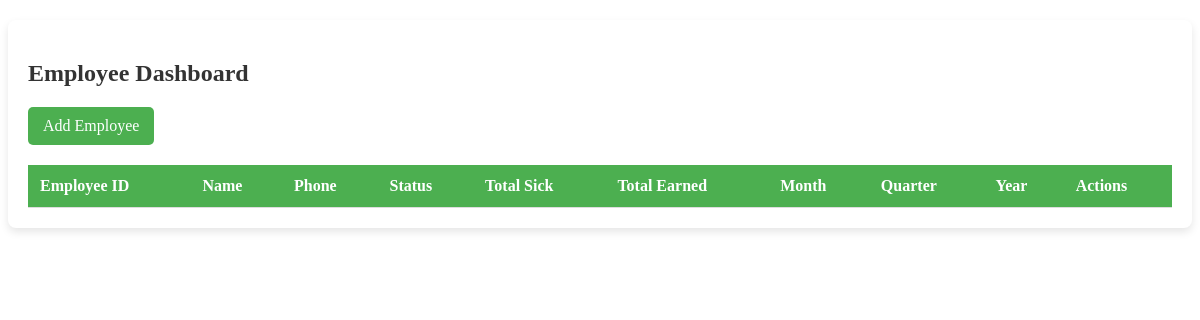
The page /admin_dashboard/ (signed in) on the database as committed earlier.
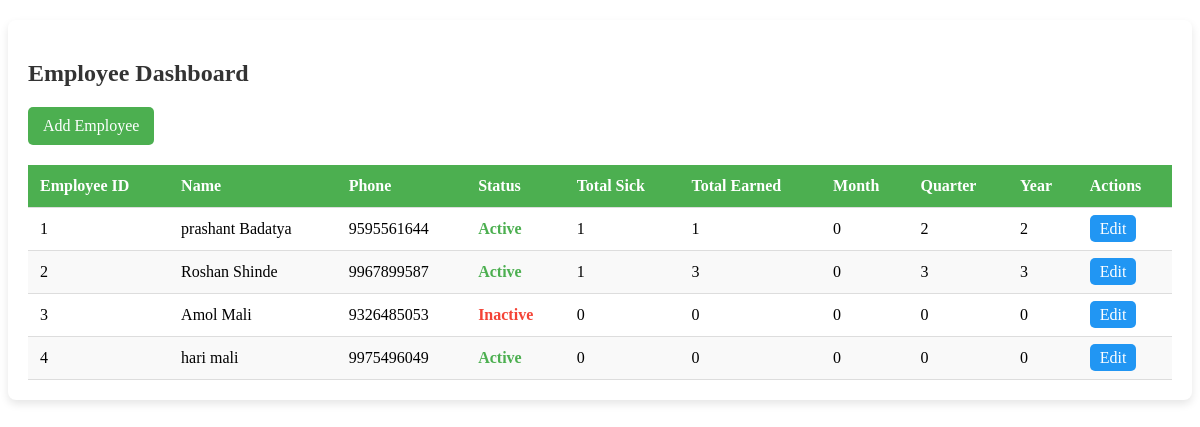
The same page on the database as committed later.
### leave_management/models.py (models this page shows, shortened)
class EmployeeProfile(models.Model):
    ACTIVE = 'Active'
    INACTIVE = 'Inactive'
    STATUS_CHOICES = [
        (ACTIVE, 'Active'),
        (INACTIVE, 'Inactive'),
    ]
    first_name = models.CharField(max_length=100)
    last_name = models.CharField(max_length=100)
    phone_number = models.CharField(max_length=10, unique=True)
    password = models.CharField(max_length=4)
    status = models.CharField(max_length=8, choices=STATUS_CHOICES, default=ACTIVE)
    total_cs_leaves = models.IntegerField(default=12)  # Casual Leave (CS)
    total_e_leaves = models.IntegerField(default=12)  # Earned Leave (E)

### leave_management/views.py (the view)
# urls.py: path("admin_dashboard/", admin_dashboard, name="admin_dashboard"),
@login_required
def admin_dashboard(request):
    today = now().date()
    first_day_of_month = today.replace(day=1)
    current_quarter = (today.month - 1) // 3 + 1
    first_day_of_quarter = datetime(today.year, 3 * current_quarter - 2, 1).date()
    financial_year_start = datetime(today.year if today.month >= 4 else today.year - 1, 4, 1).date()
    employees = EmployeeProfile.objects.all().annotate(
        total_sick=Count('employeeleave', filter=Q(employeeleave__leave_type='CS')),
        total_earned=Count('employeeleave', filter=Q(employeeleave__leave_type='E'))
    ).order_by('id')
    leave_report = []
    for employee in employees:
        leaves_this_month = EmployeeLeave.objects.filter(
            employee=employee, start_date__range=(first_day_of_month, today)
        ).count()
        leaves_this_quarter = EmployeeLeave.objects.filter(
            employee=employee, start_date__range=(first_day_of_quarter, today)
        ).count()
        leaves_this_year = EmployeeLeave.objects.filter(
            employee=employee, start_date__range=(financial_year_start, today)
        ).count()
        leave_report.append({
            'employee': employee,
            'leaves_this_month': leaves_this_month,
            'leaves_this_quarter': leaves_this_quarter,
            'leaves_this_year': leaves_this_year,
            'total_sick': employee.total_sick,
            'total_earned': employee.total_earned,
        })
    context = {
        'leave_report': leave_report,
        'employees': employees,
        'total_employees': employees.count(),
        'total_active_employees': employees.filter(status='Active').count(),
        'total_inactive_employees': employees.filter(status='Inactive').count(),
    }
    return render(request, 'admin_dashboard.html', context)

### leave_management/templates/admin_dashboard.html (shortened to what this page needs)
<div class="table-container">
    <h2>Employee Dashboard</h2>
    <a href="{% url 'modify_employee' %}" class="add-employee-btn">Add Employee</a>
    <table class="employee-table" id="employeeTable">
        <thead>
            <tr>
                <th>Employee ID</th>
                <th>Name</th>
                <th>Phone</th>
                <th>Status</th>
                <th>Total Sick</th>
                <th>Total Earned</th>
                <th>Month</th>
                <th>Quarter</th>
                <th>Year</th>
                <th>Actions</th>
            </tr>
        </thead>
        <tbody>
            {% for item in leave_report %}
            <tr>
                <td>{{ item.employee.id }}</td>
                <td>{{ item.employee.first_name }} {{ item.employee.last_name }}</td>
                <td>{{ item.employee.phone_number }}</td>
                <td><span class="status {{ item.employee.status|lower }}">{{ item.employee.status }}</span></td>
                <td>{{ item.total_sick }}</td>
                <td>{{ item.total_earned }}</td>
                <td>{{ item.leaves_this_month }}</td>
                <td>{{ item.leaves_this_quarter }}</td>
                <td>{{ item.leaves_this_year }}</td>
                <td>
                    <a href="{% url 'modify_employee' item.employee.id %}" class="action-btn edit"> Edit</a>
                </td>
            </tr>
            {% endfor %}
        </tbody>
    </table>
</div>

### leave_management/templates/admin_dashboard.html (style rules this page uses)
.table-container { background-color: #fff; padding: 20px; border-radius: 8px; box-shadow: 0 4px 8px rgba(0, 0, 0, 0.1); margin-top: 20px; }
.table-container h2 { color: #333; margin-bottom: 20px; }
.add-employee-btn { background-color: #4CAF50; color: #fff; padding: 10px 15px; margin-bottom: 20px; display: inline-block; border-radius: 5px; text-decoration: none; transition: background 0.3s ease; }
.employee-table { width: 100%; border-collapse: collapse; }
.employee-table th, .employee-table td { padding: 12px; text-align: left; border-bottom: 1px solid #ddd; }
.employee-table th { background-color: #4CAF50; color: #fff; }
.employee-table tr:nth-child(even) { background-color: #f9f9f9; }
.status.active { color: #4CAF50; font-weight: bold; }
.status.inactive { color: #f44336; font-weight: bold; }
.action-btn { padding: 5px 10px; margin-right: 5px; border-radius: 5px; text-decoration: none; color: #fff; transition: background 0.3s ease; }
.edit { background-color: #2196F3; }

Rows that differ between the two databases and show on the page:
added EmployeeProfile: employee.id "1", employee.first_name "prashant", employee.last_name "Badatya", employee.phone_number "9595561644", employee.status "Active", total_sick "1", total_earned "1", leaves_this_month "0", leaves_this_quarter "2", leaves_this_year "2"
added EmployeeProfile: employee.id "2", employee.first_name "Roshan", employee.last_name "Shinde", employee.phone_number "9967899587", employee.status "Active", total_sick "1", total_earned "3", leaves_this_month "0", leaves_this_quarter "3", leaves_this_year "3"
added EmployeeProfile: employee.id "3", employee.first_name "Amol", employee.last_name "Mali", employee.phone_number "9326485053", employee.status "Inactive", total_sick "0", total_earned "0", leaves_this_month "0", leaves_this_quarter "0", leaves_this_year "0"
added EmployeeProfile: employee.id "4", employee.first_name "hari", employee.last_name "mali", employee.phone_number "9975496049", employee.status "Active", total_sick "0", total_earned "0", leaves_this_month "0", leaves_this_quarter "0", leaves_this_year "0"
